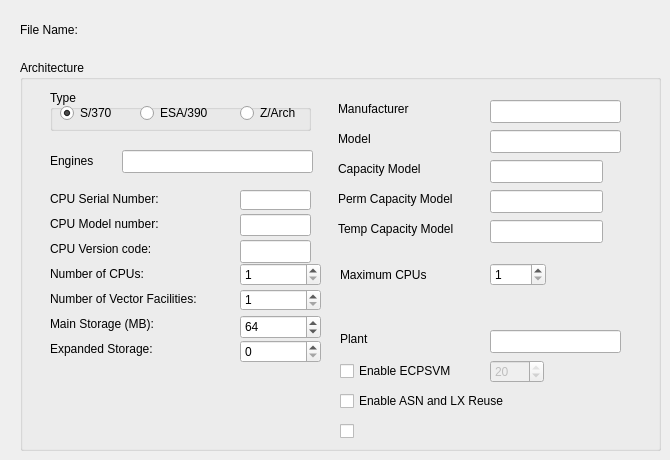
   <widget class="QWidget" name="Architecture">
    <attribute name="title">
     <string>Architecture</string>
    </attribute>
    <widget class="QGroupBox" name="groupBox_2">
     <property name="geometry">
      <rect>
       <x>20</x>
       <y>60</y>
       <width>641</width>
       <height>391</height>
      </rect>
     </property>
     <property name="title">
      <string>Architecture</string>
     </property>
     <widget class="QGroupBox" name="groupBox_3">
      <property name="geometry">
       <rect>
        <x>30</x>
        <y>30</y>
        <width>261</width>
        <height>41</height>
       </rect>
      </property>
      <property name="toolTip">
       <string>&lt;!DOCTYPE HTML PUBLIC &quot;-//W3C//DTD HTML 4.0//EN&quot; &quot;http://www.w3.org/TR/REC-html40/strict.dtd&quot;&gt;
&lt;html&gt;&lt;head&gt;&lt;meta name=&quot;qrichtext&quot; content=&quot;1&quot; /&gt;&lt;style type=&quot;text/css&quot;&gt;
p, li { white-space: pre-wrap; }
&lt;/style&gt;&lt;/head&gt;&lt;body style=&quot; font-family:'DejaVu Sans'; font-size:8pt; font-weight:400; font-style:normal;&quot;&gt;
&lt;p style=&quot; margin-top:0px; margin-bottom:0px; margin-left:0px; margin-right:0px; -qt-block-indent:0; text-indent:0px;&quot;&gt; specifies the initial architecture mode:&lt;/p&gt;
&lt;p style=&quot;-qt-paragraph-type:empty; margin-top:0px; margin-bottom:0px; margin-left:0px; margin-right:0px; -qt-block-indent:0; text-indent:0px;&quot;&gt;&lt;/p&gt;
&lt;p style=&quot; margin-top:0px; margin-bottom:0px; margin-left:0px; margin-right:0px; -qt-block-indent:0; text-indent:0px;&quot;&gt;    * use S/370 for OS/360, VM/370, and MVS 3.8.&lt;/p&gt;
&lt;p style=&quot; margin-top:0px; margin-bottom:0px; margin-left:0px; margin-right:0px; -qt-block-indent:0; text-indent:0px;&quot;&gt;    * use ESA/390 for MVS/XA, MVS/ESA, OS/390, VM/ESA, VSE/ESA, Linux/390, and ZZSA.&lt;/p&gt;
&lt;p style=&quot; margin-top:0px; margin-bottom:0px; margin-left:0px; margin-right:0px; -qt-block-indent:0; text-indent:0px;&quot;&gt;    * use z/Arch or ESAME for z/OS and zLinux. &lt;/p&gt;
&lt;p style=&quot;-qt-paragraph-type:empty; margin-top:0px; margin-bottom:0px; margin-left:0px; margin-right:0px; -qt-block-indent:0; text-indent:0px;&quot;&gt;&lt;/p&gt;
&lt;p style=&quot; margin-top:0px; margin-bottom:0px; margin-left:0px; margin-right:0px; -qt-block-indent:0; text-indent:0px;&quot;&gt;ESAME is a synonym for z/Arch. &lt;/p&gt;
&lt;p style=&quot; margin-top:0px; margin-bottom:0px; margin-left:0px; margin-right:0px; -qt-block-indent:0; text-indent:0px;&quot;&gt;When z/Arch or ESAME is specified, the machine will always IPL in ESA/390mode, but is capable of being switched into z/Architecture mode after IPL.&lt;/p&gt;
&lt;p style=&quot; margin-top:0px; margin-bottom:0px; margin-left:0px; margin-right:0px; -qt-block-indent:0; text-indent:0px;&quot;&gt;This is handled automatically by all z/Architecture operating systems. &lt;/p&gt;&lt;/body&gt;&lt;/html&gt;</string>
      </property>
      <property name="title">
       <string>Type</string>
      </property>
      <widget class="QRadioButton" name="s370Button">
       <property name="geometry">
        <rect>
         <x>10</x>
         <y>12</y>
         <width>71</width>
         <height>22</height>
        </rect>
       </property>
       <property name="text">
        <string>S/370</string>
       </property>
       <property name="checked">
        <bool>true</bool>
       </property>
      </widget>
      <widget class="QRadioButton" name="ESA390Button">
       <property name="geometry">
        <rect>
         <x>90</x>
         <y>12</y>
         <width>97</width>
         <height>22</height>
        </rect>
       </property>
       <property name="text">
        <string>ESA/390</string>
       </property>
      </widget>
      <widget class="QRadioButton" name="ZArchButton">
       <property name="geometry">
        <rect>
         <x>190</x>
         <y>12</y>
         <width>61</width>
         <height>22</height>
        </rect>
       </property>
       <property name="text">
        <string>Z/Arch</string>
       </property>
      </widget>
     </widget>
     <widget class="QLabel" name="label_3">
      <property name="geometry">
       <rect>
        <x>30</x>
        <y>130</y>
        <width>161</width>
        <height>17</height>
       </rect>
      </property>
      <property name="text">
       <string>CPU Serial Number:</string>
      </property>
     </widget>
     <widget class="QLabel" name="label_4">
      <property name="geometry">
       <rect>
        <x>30</x>
        <y>155</y>
        <width>161</width>
        <height>17</height>
       </rect>
      </property>
      <property name="text">
       <string>CPU Model number:</string>
      </property>
     </widget>
     <widget class="QLabel" name="label_5">
      <property name="geometry">
       <rect>
        <x>30</x>
        <y>180</y>
        <width>171</width>
        <height>17</height>
       </rect>
      </property>
      <property name="text">
       <string>CPU Version code:</string>
      </property>
     </widget>
     <widget class="QSpinBox" name="numCpuSpin">
      <property name="geometry">
       <rect>
        <x>220</x>
        <y>203</y>
        <width>81</width>
        <height>23</height>
       </rect>
      </property>
      <property name="buttonSymbols">
       <enum>QAbstractSpinBox::UpDownArrows</enum>
      </property>
      <property name="specialValueText">
       <string/>
      </property>
      <property name="minimum">
       <number>1</number>
      </property>
      <property name="maximum">
       <number>64</number>
      </property>
     </widget>
     <widget class="QLabel" name="label_6">
      <property name="geometry">
       <rect>
        <x>30</x>
        <y>205</y>
        <width>171</width>
        <height>17</height>
       </rect>
      </property>
      <property name="text">
       <string>Number of CPUs:</string>
      </property>
     </widget>
     <widget class="QLabel" name="label_7">
      <property name="geometry">
       <rect>
        <x>30</x>
        <y>230</y>
        <width>181</width>
        <height>17</height>
       </rect>
      </property>
      <property name="text">
       <string>Number of Vector Facilities:</string>
      </property>
     </widget>
     <widget class="QSpinBox" name="numVecSpin">
      <property name="geometry">
       <rect>
        <x>220</x>
        <y>229</y>
        <width>81</width>
        <height>22</height>
       </rect>
      </property>
      <property name="buttonSymbols">
       <enum>QAbstractSpinBox::UpDownArrows</enum>
      </property>
      <property name="specialValueText">
       <string/>
      </property>
      <property name="minimum">
       <number>1</number>
      </property>
      <property name="maximum">
       <number>64</number>
      </property>
     </widget>
     <widget class="QLabel" name="label_8">
      <property name="geometry">
       <rect>
        <x>30</x>
        <y>255</y>
        <width>181</width>
        <height>17</height>
       </rect>
      </property>
      <property name="text">
       <string>Main Storage (MB):</string>
      </property>
     </widget>
     <widget class="QSpinBox" name="mainSizeSpin">
      <property name="geometry">
       <rect>
        <x>220</x>
        <y>255</y>
        <width>81</width>
        <height>24</height>
       </rect>
      </property>
      <property name="buttonSymbols">
       <enum>QAbstractSpinBox::UpDownArrows</enum>
      </property>
      <property name="specialValueText">
       <string/>
      </property>
      <property name="minimum">
       <number>2</number>
      </property>
      <property name="maximum">
       <number>65535</number>
      </property>
      <property name="value">
       <number>64</number>
      </property>
     </widget>
     <widget class="QLabel" name="label_9">
      <property name="geometry">
       <rect>
        <x>30</x>
        <y>280</y>
        <width>181</width>
        <height>17</height>
       </rect>
      </property>
      <property name="text">
       <string>Expanded Storage:</string>
      </property>
     </widget>
     <widget class="QSpinBox" name="xpndSizeSpin">
      <property name="geometry">
       <rect>
        <x>220</x>
        <y>280</y>
        <width>81</width>
        <height>23</height>
       </rect>
      </property>
      <property name="buttonSymbols">
       <enum>QAbstractSpinBox::UpDownArrows</enum>
      </property>
      <property name="specialValueText">
       <string/>
      </property>
      <property name="minimum">
       <number>0</number>
      </property>
      <property name="maximum">
       <number>1024</number>
      </property>
      <property name="value">
       <number>0</number>
      </property>
     </widget>
     <widget class="QLineEdit" name="cpuSerial">
      <property name="geometry">
       <rect>
        <x>220</x>
        <y>130</y>
        <width>71</width>
        <height>20</height>
       </rect>
      </property>
      <property name="font">
       <font>
        <family>Times New Roman</family>
       </font>
      </property>
      <property name="inputMask">
       <string/>
      </property>
     </widget>
     <widget class="QLineEdit" name="CpuModel">
      <property name="geometry">
       <rect>
        <x>220</x>
        <y>154</y>
        <width>71</width>
        <height>22</height>
       </rect>
      </property>
      <property name="font">
       <font>
        <family>Times New Roman</family>
       </font>
      </property>
     </widget>
     <widget class="QLineEdit" name="cpuVerid">
      <property name="geometry">
       <rect>
        <x>220</x>
        <y>180</y>
        <width>71</width>
        <height>23</height>
       </rect>
      </property>
      <property name="font">
       <font>
        <family>Times New Roman</family>
       </font>
      </property>
     </widget>
     <widget class="QCheckBox" name="ecpSvm">
      <property name="geometry">
       <rect>
        <x>320</x>
        <y>300</y>
        <width>131</width>
        <height>22</height>
       </rect>
      </property>
      <property name="text">
       <string>Enable ECPSVM</string>
      </property>
     </widget>
     <widget class="QSpinBox" name="ecpSvmSpin">
      <property name="enabled">
       <bool>false</bool>
      </property>
      <property name="geometry">
       <rect>
        <x>470</x>
        <y>300</y>
        <width>54</width>
        <height>23</height>
       </rect>
      </property>
      <property name="maximum">
       <number>20</number>
      </property>
      <property name="value">
       <number>20</number>
      </property>
     </widget>
     <widget class="QCheckBox" name="alrfCheck">
      <property name="geometry">
       <rect>
        <x>320</x>
        <y>330</y>
        <width>221</width>
        <height>22</height>
       </rect>
      </property>
      <property name="text">
       <string>Enable ASN and LX Reuse</string>
      </property>
     </widget>
     <widget class="QLineEdit" name="engines">
      <property name="geometry">
       <rect>
        <x>102</x>
        <y>90</y>
        <width>191</width>
        <height>23</height>
       </rect>
      </property>
      <property name="toolTip">
       <string>&lt;!DOCTYPE HTML PUBLIC &quot;-//W3C//DTD HTML 4.0//EN&quot; &quot;http://www.w3.org/TR/REC-html40/strict.dtd&quot;&gt;
&lt;html&gt;&lt;head&gt;&lt;meta name=&quot;qrichtext&quot; content=&quot;1&quot; /&gt;&lt;style type=&quot;text/css&quot;&gt;
p, li { white-space: pre-wrap; }
&lt;/style&gt;&lt;/head&gt;&lt;body style=&quot; font-family:'Sans Serif'; font-size:8pt; font-weight:400; font-style:normal;&quot;&gt;
&lt;p style=&quot; margin-top:12px; margin-bottom:12px; margin-left:0px; margin-right:0px; -qt-block-indent:0; text-indent:0px;&quot;&gt;specifies the type of engine for each installed processor. The default engine type is CP. &lt;/p&gt;
&lt;p style=&quot; margin-top:12px; margin-bottom:12px; margin-left:0px; margin-right:0px; -qt-block-indent:0; text-indent:0px;&quot;&gt;&lt;span style=&quot; font-style:italic;&quot;&gt;nn&lt;/span&gt;* is an optional repeat count. &lt;/p&gt;
&lt;p style=&quot; margin-top:12px; margin-bottom:12px; margin-left:0px; margin-right:0px; -qt-block-indent:0; text-indent:0px;&quot;&gt;Examples: &lt;/p&gt;
&lt;p style=&quot; margin-top:12px; margin-bottom:12px; margin-left:0px; margin-right:0px; -qt-block-indent:0; text-indent:0px;&quot;&gt;&lt;span style=&quot; font-family:'Courier New,courier';&quot;&gt;ENGINES CP,CP,AP,IP&lt;/span&gt; &lt;br /&gt;specifies that processor engines 0 and 1 are of type CP, engine 2 is type AP, and engine 3 is type IP. &lt;/p&gt;
&lt;p style=&quot; margin-top:12px; margin-bottom:12px; margin-left:0px; margin-right:0px; -qt-block-indent:0; text-indent:0px;&quot;&gt;&lt;span style=&quot; font-family:'Courier New,courier';&quot;&gt;ENGINES 4*CP,2*AP,2*IP&lt;/span&gt; &lt;br /&gt;specifies that the first four processor engines (engines 0-3) are of type CP, the next two (engines 4-5) are of type AP, and the next two (engines 6-7) are of type IP. &lt;/p&gt;
&lt;p style=&quot; margin-top:12px; margin-bottom:12px; margin-left:0px; margin-right:0px; -qt-block-indent:0; text-indent:0px;&quot;&gt;The number of installed processor engines is determined by the compile time variable MAX_CPU_ENGINES. If the ENGINES statement specifies more than MAX_CPU_ENGINES, the excess engines are ignored. If fewer than MAX_CPU_ENGINES are specified, the remaining engines are set to type CP. &lt;/p&gt;
&lt;p style=&quot; margin-top:12px; margin-bottom:12px; margin-left:0px; margin-right:0px; -qt-block-indent:0; text-indent:0px;&quot;&gt;See the &lt;a href=&quot;http://www.hercules-390.org/hercconf.html#NUMCPU&quot;&gt;&lt;span style=&quot; text-decoration: underline; color:#0000ff;&quot;&gt;NUMCPU&lt;/span&gt;&lt;/a&gt; statement for a discussion of MAX_CPU_ENGINES. &lt;/p&gt;&lt;/body&gt;&lt;/html&gt;</string>
      </property>
     </widget>
     <widget class="QLabel" name="label_45">
      <property name="geometry">
       <rect>
        <x>30</x>
        <y>92</y>
        <width>56</width>
        <height>17</height>
       </rect>
      </property>
      <property name="text">
       <string>Engines</string>
      </property>
     </widget>
     <widget class="QLabel" name="label_48">
      <property name="geometry">
       <rect>
        <x>318</x>
        <y>40</y>
        <width>131</width>
        <height>17</height>
       </rect>
      </property>
      <property name="text">
       <string>Manufacturer</string>
      </property>
     </widget>
     <widget class="QLineEdit" name="manufacturer">
      <property name="geometry">
       <rect>
        <x>470</x>
        <y>40</y>
        <width>131</width>
        <height>23</height>
       </rect>
      </property>
     </widget>
     <widget class="QLabel" name="label_15">
      <property name="geometry">
       <rect>
        <x>318</x>
        <y>70</y>
        <width>121</width>
        <height>17</height>
       </rect>
      </property>
      <property name="text">
       <string>Model</string>
      </property>
     </widget>
     <widget class="QLineEdit" name="model">
      <property name="geometry">
       <rect>
        <x>470</x>
        <y>70</y>
        <width>131</width>
        <height>23</height>
       </rect>
      </property>
     </widget>
     <widget class="QLineEdit" name="plant">
      <property name="geometry">
       <rect>
        <x>470</x>
        <y>270</y>
        <width>131</width>
        <height>23</height>
       </rect>
      </property>
     </widget>
     <widget class="QLabel" name="label_50">
      <property name="geometry">
       <rect>
        <x>320</x>
        <y>270</y>
        <width>121</width>
        <height>17</height>
       </rect>
      </property>
      <property name="text">
       <string>Plant</string>
      </property>
     </widget>
     <widget class="QCheckBox" name="logopt">
      <property name="enabled">
       <bool>true</bool>
      </property>
      <property name="geometry">
       <rect>
        <x>320</x>
        <y>360</y>
        <width>97</width>
        <height>22</height>
       </rect>
      </property>
      <property name="text">
       <string/>
      </property>
      <property name="checkable">
       <bool>true</bool>
      </property>
     </widget>
     <widget class="QSpinBox" name="maxCPUSpin">
      <property name="geometry">
       <rect>
        <x>470</x>
        <y>203</y>
        <width>56</width>
        <height>23</height>
       </rect>
      </property>
      <property name="minimum">
       <number>1</number>
      </property>
      <property name="value">
       <number>1</number>
      </property>
     </widget>
     <widget class="QLabel" name="label_54">
      <property name="geometry">
       <rect>
        <x>320</x>
        <y>205</y>
        <width>121</width>
        <height>19</height>
       </rect>
      </property>
      <property name="text">
       <string>Maximum CPUs</string>
      </property>
     </widget>
     <widget class="QLineEdit" name="capacityModel">
      <property name="geometry">
       <rect>
        <x>470</x>
        <y>100</y>
        <width>113</width>
        <height>23</height>
       </rect>
      </property>
     </widget>
     <widget class="QLabel" name="label_55">
      <property name="geometry">
       <rect>
        <x>318</x>
        <y>100</y>
        <width>121</width>
        <height>17</height>
       </rect>
      </property>
      <property name="text">
       <string>Capacity Model</string>
      </property>
     </widget>
     <widget class="QLineEdit" name="permCapacityModel">
      <property name="geometry">
       <rect>
        <x>470</x>
        <y>130</y>
        <width>113</width>
        <height>23</height>
       </rect>
      </property>
     </widget>
     <widget class="QLineEdit" name="tempCapacityModel">
      <property name="geometry">
       <rect>
        <x>470</x>
        <y>160</y>
        <width>113</width>
        <height>23</height>
       </rect>
      </property>
     </widget>
     <widget class="QLabel" name="label_56">
      <property name="geometry">
       <rect>
        <x>318</x>
        <y>130</y>
        <width>151</width>
        <height>17</height>
       </rect>
      </property>
      <property name="text">
       <string>Perm Capacity Model</string>
      </property>
     </widget>
     <widget class="QLabel" name="label_57">
      <property name="geometry">
       <rect>
        <x>318</x>
        <y>160</y>
        <width>151</width>
        <height>17</height>
       </rect>
      </property>
      <property name="text">
       <string>Temp Capacity Model</string>
      </property>
     </widget>
    </widget>
    <widget class="QLabel" name="label_16">
     <property name="geometry">
      <rect>
       <x>20</x>
       <y>20</y>
       <width>57</width>
       <height>19</height>
      </rect>
     </property>
     <property name="text">
      <string>File Name:</string>
     </property>
    </widget>
    <widget class="QLabel" name="fileNameLabel">
     <property name="geometry">
      <rect>
       <x>100</x>
       <y>20</y>
       <width>551</width>
       <height>19</height>
      </rect>
     </property>
     <property name="font">
      <font>
       <family>Courier New</family>
      </font>
     </property>
     <property name="text">
      <string/>
     </property>
    </widget>
   </widget>
